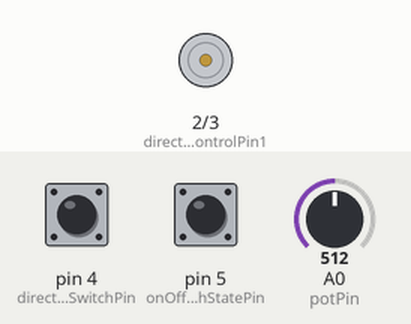
This sketch was run on a simulated Arduino Uno, built with avr-gcc and run on an emulated ATmega328P. Parts: motor-driver pin pairs drawn as motors (green arrow = first pin HIGH = forward, orange = second pin HIGH = backward, longer = more drive, scaled by the enable pin). Inputs (shaded band) come from the test bench; at power-on: pin 4 (directionSwitchPin) LOW, pin 5 (onOffSwitchStatePin) LOW, A0 (potPin) = 512.

Above: at 1.2 s.
1.3 s: pin 4 (directionSwitchPin) pulled HIGH for 0.15 s
2.9 s: pin 5 (onOffSwitchStatePin) pulled HIGH for 0.15 s
At 4.1 s:
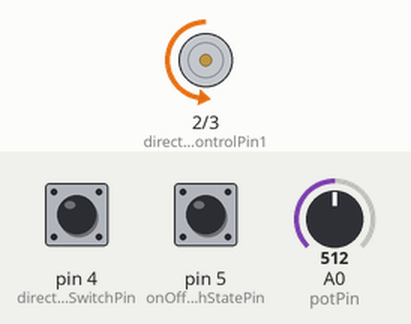
4.5 s: A0 (potPin) set to 716
At 5.3 s:
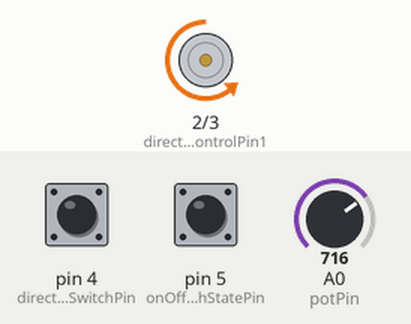
6.0 s: A0 (potPin) set to 900
At 6.5 s:
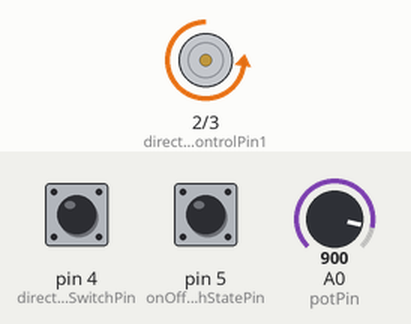
7.5 s: pin 4 (directionSwitchPin) pulled HIGH for 1 s
At 8.9 s:
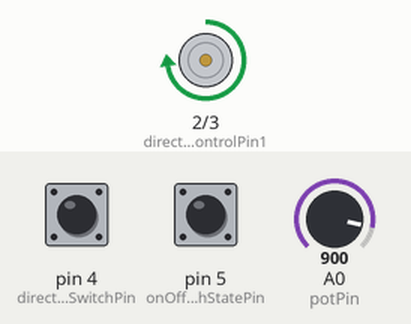
10.0 s: A0 (potPin) set to 511
At 11.0 s:
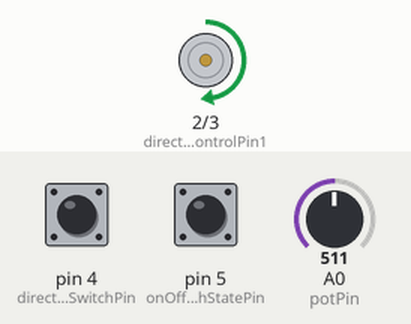
Timing chart, 0 to 12.5 s (numbered marks = the images above; inputs shaded):
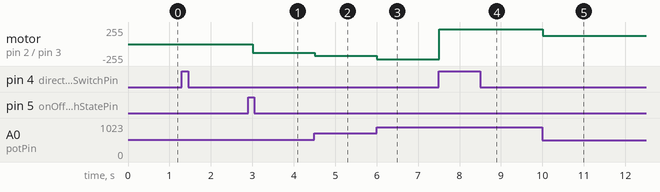

Measured:
- after the input at 2.9 s, motor on pin 2 (directionControlPin1) / pin 3 (directionControlPin2): stopped → backward 128/255 after 0.10 s
- after the input at 4.5 s, motor on pin 2 (directionControlPin1) / pin 3 (directionControlPin2): backward 128/255 → backward 179/255 at once
- after the input at 6.0 s, motor on pin 2 (directionControlPin1) / pin 3 (directionControlPin2): backward 179/255 → backward 225/255 at once
- after the input at 7.5 s, motor on pin 2 (directionControlPin1) / pin 3 (directionControlPin2): backward 225/255 → forward 225/255 at once
- after the input at 10.0 s, motor on pin 2 (directionControlPin1) / pin 3 (directionControlPin2): forward 225/255 → forward 127/255 at once

The sketch:

zoetrope.ino
```cpp
// file: zoetrope.ino

//Declare pin assignment variables
const int directionControlPin1 = 2,
            directionControlPin2 = 3,
            enablePin = 9,
            directionSwitchPin = 4,
            onOffSwitchStatePin = 5,
            potPin = A0;

//Declare variables to indicate the different states
//of the motor and switches
int onOffSwitchState,
    previousOnOffSwitchState = 0,
    directionSwitchState,
    previousDirectionSwitchState = 0,
    motorEnabled = 0,
    motorSpeed,
    motorDirection = 1;

void setup(){
    //Set the mode for all of the i/o pins
    pinMode(directionControlPin1, OUTPUT);
    pinMode(directionControlPin2, OUTPUT);
    pinMode(enablePin, OUTPUT);
    pinMode(directionSwitchPin, INPUT);
    pinMode(onOffSwitchStatePin, INPUT);

    //Set the intial motor speed to zero
    digitalWrite(enablePin, LOW);
}

void loop(){
    //Check the state of the push-button switches
    onOffSwitchState = digitalRead(onOffSwitchStatePin);
    delay(100);
    directionSwitchState = digitalRead(directionSwitchPin);

    //Check the potentiometer and transform the value to the 0 to 255 scale
    motorSpeed = analogRead(potPin)/4;

    //If the state of the on/off button has changed and is high, change the
    //"motorEnabled" flag to its opposite so that it is high
    if(onOffSwitchState != previousOnOffSwitchState && onOffSwitchState == HIGH) {
        motorEnabled = !motorEnabled;
    }

    //If the state of the direction button has changed and is high, change the
    //"motorDirection" flag to its opposite so that it is high
    if(directionSwitchState != previousDirectionSwitchState && directionSwitchState == HIGH) {
        motorDirection = !motorDirection;
    }

    //If the "motorDirection" flag is high write the control pins to spin one direction,
    //if low write the opposite values to spin the motor in the other direction
    if(motorDirection == 1){
        digitalWrite(directionControlPin1, HIGH);
        digitalWrite(directionControlPin2, LOW);
    }
    else {
        digitalWrite(directionControlPin1, LOW);
        digitalWrite(directionControlPin2, HIGH);
    }

    //If the "motorEnabled" flag is high write the motor speed, on a scale of 0 to 255,
    //to the motor enable pin
    if(motorEnabled == 1){
        analogWrite(enablePin, motorSpeed);
    }
    else {
        analogWrite(enablePin, 0);
    }

    //Change the current state to the previous state
    previousDirectionSwitchState = directionSwitchState;
    previousOnOffSwitchState = onOffSwitchState;
}
```
